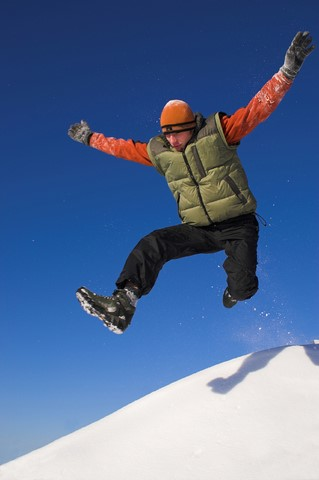
#> input picture segmentation/ImageProc_flyingman.jpg, 319 x 480 px
$ python segmentation.py   (older library calls are emulated)
#> lines starting #> are read from the running program, lines starting #| are printed output that depends on the picture; after the words box and inside, x2 and y2 are one past the last pixel; in counts of white or black regions, pixels touching at a corner belong together
import numpy as np
import cv2

def thresholding(input_image):
    height, width = input_image.shape[:2]
    th2 = cv2.adaptiveThreshold(input_image, 255, cv2.ADAPTIVE_THRESH_MEAN_C, cv2.THRESH_BINARY_INV, 11, 2)
    # Uncomment following for Gaussian Apadtive Thresholding
    # th2 = cv2.adaptiveThreshold(input_image, 255, cv2.ADAPTIVE_THRESH_GAUSSIAN_C, cv2.THRESH_BINARY_INV, 11, 2)
    kernel = cv2.getStructuringElement(cv2.MORPH_ELLIPSE,(3,3))
    image, contours, _ = cv2.findContours(th2, cv2.RETR_EXTERNAL, cv2.CHAIN_APPROX_SIMPLE)
    for i, contour in enumerate(contours):
        area = cv2.contourArea(contour)
        x, y, w, h = cv2.boundingRect(contour)
        if ( area < 50 or x < 10 or (x+w) > (width-1) ):
            th2[y:y+h,x:x+w] = 0

    # cv2.imwrite("processedImage.jpeg",th2)
    th2 = cv2.morphologyEx(th2,cv2.MORPH_DILATE, kernel=cv2.getStructuringElement(cv2.MORPH_ELLIPSE,(5,5)))
    # cv2.imwrite("closedImage.jpeg",th2)
    image, contours, _ = cv2.findContours(th2, cv2.RETR_EXTERNAL, cv2.CHAIN_APPROX_SIMPLE)

    # Remove smallest component
    # Find maximum area
    area_max = 0
    for c in contours:
        area = cv2.contourArea(c)
        if area > area_max:
            area_max = area

    mask = np.ones(th2.shape[:2], dtype="uint8") * 255
    for c in contours:
        area = cv2.contourArea(c)
        if area != area_max:
            cv2.drawContours(mask, [c], -1, 0, -1)
        else:
            x,y,w,h = cv2.boundingRect(c)
    image = cv2.bitwise_and(th2, th2, mask=mask)
    th2 = cv2.morphologyEx(image,cv2.MORPH_ERODE, kernel=cv2.getStructuringElement(cv2.MORPH_ELLIPSE,(3,3)))
    return th2

def main():
    image = cv2.imread('ImageProc_flyingman.jpg', 0)
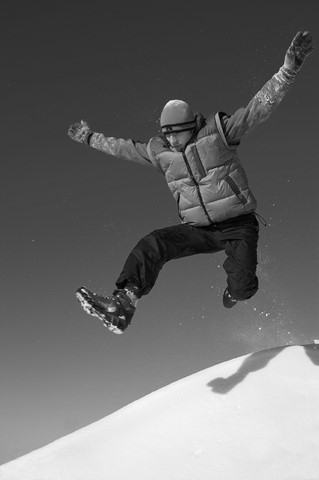
#> image: shape (480, 319); min 0, max 249, mean 106.8
    Image_binary = thresholding(image)
#> in thresholding, `th2 = cv2.adaptiveThreshold(input_image, 255, cv2.ADAPTIVE_THRESH_MEAN..`:
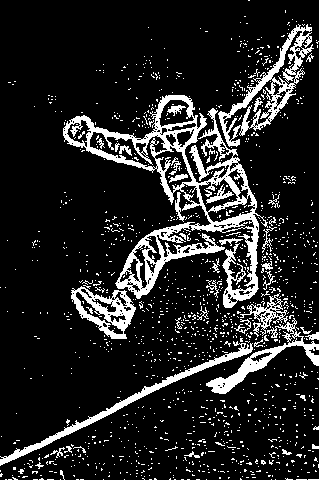
#> th2: shape (480, 319); 14.2% white; 1320 white regions (1278 under 20 px)
#> in thresholding, `image, contours, _ = cv2.findContours(th2, cv2.RETR_EXTERNAL, cv2.CHAI..`: contours = 1243 contours, 1227 with area under 20; largest, box (x1, y1, x2, y2) and area: (63, 95, 268, 308) 13526, (218, 24, 314, 147) 3648, (71, 286, 136, 339) 1930, (0, 341, 253, 466) 1476, (206, 318, 319, 394) 1440
#> the loop in thresholding, `for i, contour in enumerate(contours):` made 1243 passes
#> (area, x, y, w, h) on passes 3 to 5: (0, 275, 479, 1, 1), (0, 271, 479, 1, 1), (0, 206, 479, 1, 1)
#> after the loop in thresholding, `for i, contour in enumerate(contours):`:
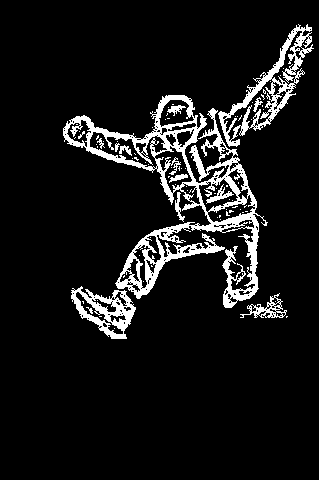
#> th2: shape (480, 319); 9% white; 84 white regions (69 under 20 px), largest, box (x1, y1, x2, y2) and area: (63, 95, 268, 308) 8792, (218, 24, 314, 147) 2395, (71, 286, 136, 339) 1391
#> in thresholding, `th2 = cv2.morphologyEx(th2,cv2.MORPH_DILATE, kernel=cv2.getStructuring..`:
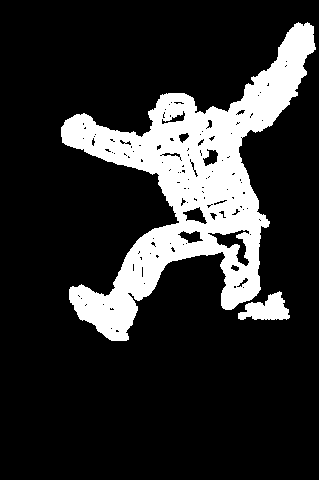
#> th2: shape (480, 319); 17.7% white; 2 white regions
#> in thresholding, `image, contours, _ = cv2.findContours(th2, cv2.RETR_EXTERNAL, cv2.CHAI..`: contours = 2 contours; box (x1, y1, x2, y2) and area: (61, 22, 316, 341) 27268, (238, 291, 290, 320) 804
#> the loop in thresholding, `for c in contours:` made 2 passes
#> (area, area_max) on passes 1 to 2: (804.5, 804.5), (27268.5, 27268.5)
#> after the loop in thresholding, `for c in contours:`: area_max = 27268.5
#> the loop in thresholding, `for c in contours:` made 2 passes
#> (area, x, y, w, h) on pass 2: (27268.5, 61, 22, 255, 319)
#> area on pass 1: 804.5
#> after the loop in thresholding, `for c in contours:`:
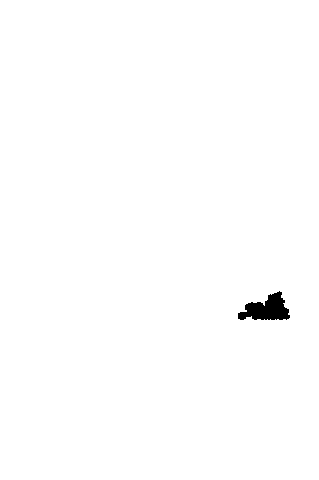
#> mask: shape (480, 319); 99.4% white; 1 black region, box (x1, y1, x2, y2) and area: (238, 291, 290, 320) 881
#> in thresholding, `image = cv2.bitwise_and(th2, th2, mask=mask)`:
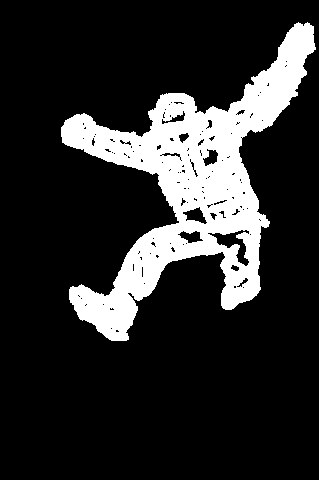
#> image: shape (480, 319); 17.1% white; 1 white region, box (x1, y1, x2, y2) and area: (61, 22, 316, 341) 26148
#> in thresholding, `th2 = cv2.morphologyEx(image,cv2.MORPH_ERODE, kernel=cv2.getStructurin..`:
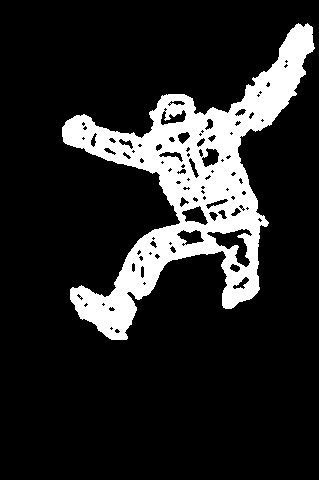
#> th2: shape (480, 319); 15.3% white; 1 white region, box (x1, y1, x2, y2) and area: (62, 23, 315, 340) 23360
    cv2.imwrite("Segmeneted_Binary_Image.jpeg",Image_binary)
    cv2.imshow('Segmented binary image',Image_binary)


if __name__ == "__main__":
    main()
